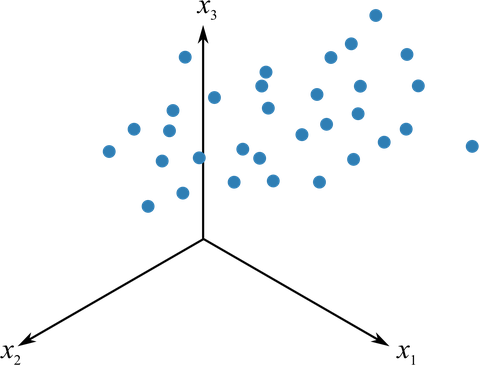
#> input picture pca/geometric-PCA-1-swarm-only.png, 479 x 365 px, shrunk from 2236 x 1706 before the run; the run also reads 1 picture not shown here
$ python geometric_pca_combine.py
#> lines starting #> are read from the running program, lines starting #| are printed output that depends on the picture
"""Paste the geometric-PCA illustrations together in pairs.

The eight single-panel illustrations of the geometric interpretation of PCA
are drawn by hand, not by a script. The chapter shows them two at a time,
so this joins each pair side by side, leaving a transparent gap between
them, and writes the four combined images the book embeds:

- ``geometric-PCA-1-and-2-swarm-with-mean.png``
- ``geometric-PCA-3-and-4-centered-with-first-component.png``
- ``geometric-PCA-5-and-6-first-component-with-projections-and-second-component.png``
- ``geometric-PCA-7-and-8-second-component-and-both-components.png``

This replaces ``geometric-PCA-combine-figures.py``, which could not run:
it imported ``Image`` directly (Python 2 PIL), needed a
``transparent-pixel.png`` file that is not in this directory, filled the
gap by pasting that pixel one position at a time in a Python loop, and
asked for ``geometric-PCA-8-noth-components-with-plane.png``, misspelling
``both``. A new RGBA canvas is already transparent, so no filler is needed.

Usage
-----
    uv run --with pillow python geometric_pca_combine.py [output_dir]
"""

from __future__ import annotations

import pathlib
import sys

from PIL import Image

HERE = pathlib.Path(__file__).parent

PAIRS = [
    (
        "geometric-PCA-1-swarm-only.png",
        "geometric-PCA-2-swarm-with-mean.png",
        200,
        "geometric-PCA-1-and-2-swarm-with-mean.png",
    ),
    (
        "geometric-PCA-3-centered.png",
        "geometric-PCA-4-first-component.png",
        150,
        "geometric-PCA-3-and-4-centered-with-first-component.png",
    ),
    (
        "geometric-PCA-5-first-component-with-projections.png",
        "geometric-PCA-6-second-component.png",
        150,
        "geometric-PCA-5-and-6-first-component-with-projections-and-second-component.png",
    ),
    (
        "geometric-PCA-7-second-component-with-projections.png",
        "geometric-PCA-8-both-components-with-plane.png",
        150,
        "geometric-PCA-7-and-8-second-component-and-both-components.png",
    ),
]


def combine(left_name: str, right_name: str, gap: int, out_name: str,
            outdir: pathlib.Path) -> None:
#> called with left_name = 'geometric-PCA-1-swarm-only.png', right_name = 'geometric-PCA-2-swarm-with-mean.png', gap = 200
    left = Image.open(HERE / left_name).convert("RGBA")
#> left is the input picture: PIL image 479x365 RGBA; mean R, G, B, A 1.6, 4.7, 6.8, 8.5
    right = Image.open(HERE / right_name).convert("RGBA")
    width = left.width + gap + right.width
#> width = 1158
    height = max(left.height, right.height)
#> height = 365
    canvas = Image.new("RGBA", (width, height), (255, 255, 255, 0))
    # Copy each panel's RGBA straight in, rather than compositing it over
    # the canvas: the panels already carry their own transparency, and
    # compositing would re-blend their antialiased edges.
    canvas.paste(left, (0, 0))
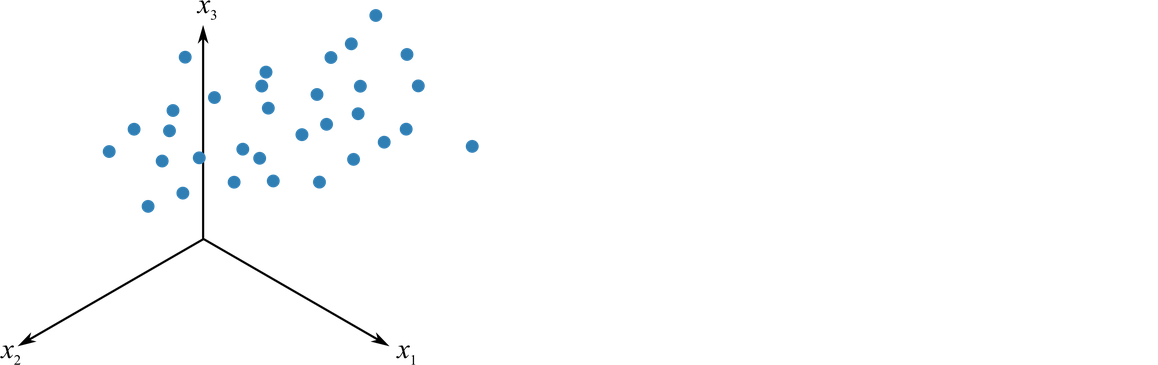
#> canvas: PIL image 1158x365 RGBA; mean R, G, B, A 150.2, 151.5, 152.3, 3.5; transparent parts drawn white
    canvas.paste(right, (left.width + gap, 0))
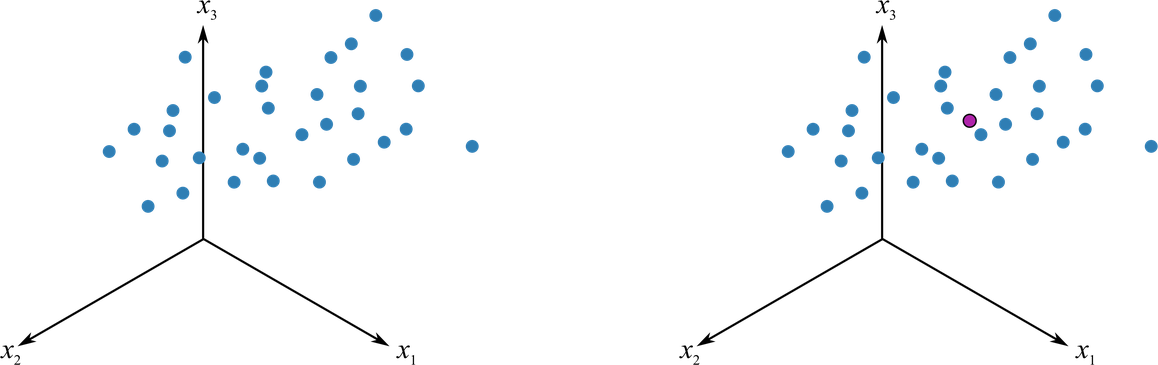
#> canvas: PIL image 1158x365 RGBA; mean R, G, B, A 45.4, 47.9, 49.7, 7.1; transparent parts drawn white
    canvas.save(outdir / out_name)
    print(f"wrote {outdir / out_name} ({width} by {height})")
#| wrote pca/geometric-PCA-1-and-2-swarm-with-mean.png (1158 by 365)


def main(outdir: pathlib.Path) -> None:
    for left_name, right_name, gap, out_name in PAIRS:
        combine(left_name, right_name, gap, out_name, outdir)
#> pass 2 of the loop in main, `for left_name, right_name, gap, out_name in PAIRS:`:
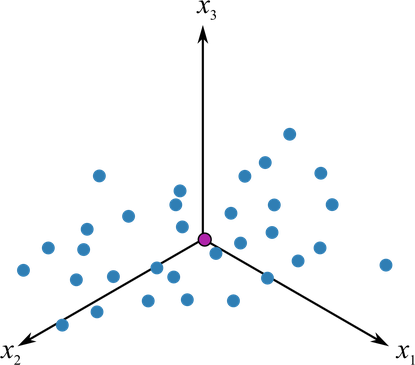
#> input picture pca/geometric-PCA-3-centered.png, 415 x 365 px, shrunk from 1940 x 1706 before the run
#> in combine, left is the input picture: PIL image 415x365 RGBA; mean R, G, B, A 2, 5.4, 7.9, 9.9
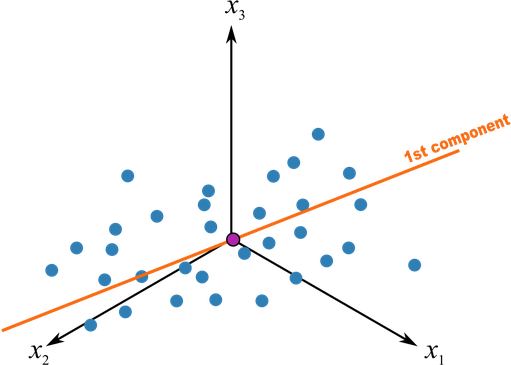
#> input picture pca/geometric-PCA-4-first-component.png, 511 x 365 px, shrunk from 2387 x 1706 before the run
#> in combine, right is the input picture: PIL image 511x365 RGBA; mean R, G, B, A 6.9, 6.5, 6.6, 10.8
#> in combine (call 2), `canvas.paste(right, (left.width + gap, 0))`:
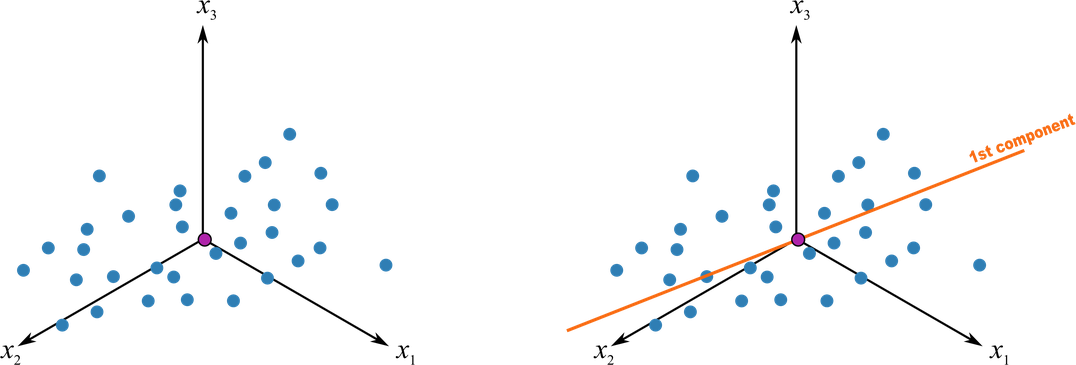
#> canvas: PIL image 1076x365 RGBA; mean R, G, B, A 39.6, 40.7, 41.7, 8.9; transparent parts drawn white
#| wrote pca/geometric-PCA-3-and-4-centered-with-first-component.png (1076 by 365)


if __name__ == "__main__":
#> (the run stopped early here; a loop or call above may not have finished)
